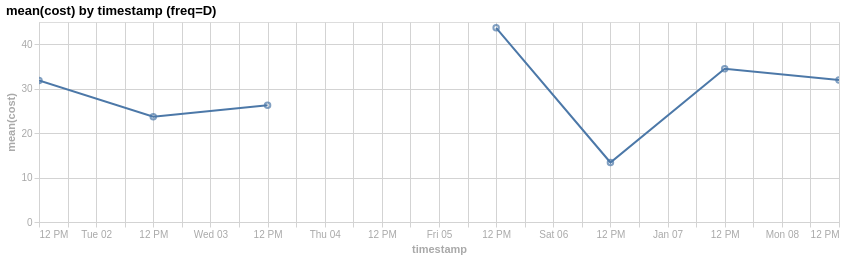

Notebook cell for this chart:
### Code cell
eda.plot_aggy(df_ts, "timestamp", "cost", agg="mean", freq="D", mark="line")

### Figure 1 — Vega-Lite specification as saved in the notebook (floating-point values rounded to 4 significant figures)
{"config": {"axis": {"grid": true, "gridColor": "#d3d3d3", "tickColor": "#d3d3d3", "domainColor": "#d3d3d3", "labelColor": "#a9a9a9", "titleColor": "#a9a9a9"}, "legend": {"orient": "top", "titleAnchor": "start", "columns": 0, "titleColor": "#a9a9a9", "labelColor": "#a9a9a9"}, "title": {"align": "left", "anchor": "start"}}, "layer": [{"mark": {"type": "line"}, "encoding": {"tooltip": [{"field": "timestamp", "type": "temporal"}, {"field": "timestamp_ub", "type": "temporal"}, {"field": "timestamp_mid", "type": "temporal"}, {"field": "agg_value", "type": "quantitative"}], "x": {"field": "timestamp_mid", "title": "timestamp", "type": "temporal"}, "y": {"field": "agg_value", "title": "mean(cost)", "type": "quantitative"}}, "name": "view_769cf57ce86ab6bc_0"}, {"mark": {"type": "point"}, "encoding": {"tooltip": [{"field": "timestamp", "type": "temporal"}, {"field": "timestamp_ub", "type": "temporal"}, {"field": "timestamp_mid", "type": "temporal"}, {"field": "agg_value", "type": "quantitative"}], "x": {"field": "timestamp_mid", "title": "timestamp", "type": "temporal"}, "y": {"field": "agg_value", "title": "mean(cost)", "type": "quantitative"}}}], "data": {"name": "data-c39dcdae46de891665c27af106a7810b"}, "height": 200, "params": [{"name": "param_1e9efca18e7a2868", "select": {"type": "interval", "encodings": ["x", "y"]}, "bind": "scales", "views": ["view_769cf57ce86ab6bc_0"]}], "title": "mean(cost) by timestamp (freq=D)", "width": 800, "$schema": "https://vega.github.io/schema/vega-lite/v6.4.1.json", "datasets": {"data-c39dcdae46de891665c27af106a7810b": [{"timestamp": "2024-01-01T00:00:00", "agg_value": 31.84, "timestamp_ub": "2024-01-02T00:00:00", "timestamp_mid": "2024-01-01T12:00:00"}, {"timestamp": "2024-01-02T00:00:00", "agg_value": 23.71, "timestamp_ub": "2024-01-03T00:00:00", "timestamp_mid": "2024-01-02T12:00:00"}, {"timestamp": "2024-01-03T00:00:00", "agg_value": 26.25, "timestamp_ub": "2024-01-04T00:00:00", "timestamp_mid": "2024-01-03T12:00:00"}, {"timestamp": "2024-01-04T00:00:00", "agg_value": null, "timestamp_ub": "2024-01-05T00:00:00", "timestamp_mid": "2024-01-04T12:00:00"}, {"timestamp": "2024-01-05T00:00:00", "agg_value": 43.68, "timestamp_ub": "2024-01-06T00:00:00", "timestamp_mid": "2024-01-05T12:00:00"}, {"timestamp": "2024-01-06T00:00:00", "agg_value": 13.39, "timestamp_ub": "2024-01-07T00:00:00", "timestamp_mid": "2024-01-06T12:00:00"}, {"timestamp": "2024-01-07T00:00:00", "agg_value": 34.47, "timestamp_ub": "2024-01-08T00:00:00", "timestamp_mid": "2024-01-07T12:00:00"}, {"timestamp": "2024-01-08T00:00:00", "agg_value": 31.94, "timestamp_ub": "2024-01-09T00:00:00", "timestamp_mid": "2024-01-08T12:00:00"}]}}
